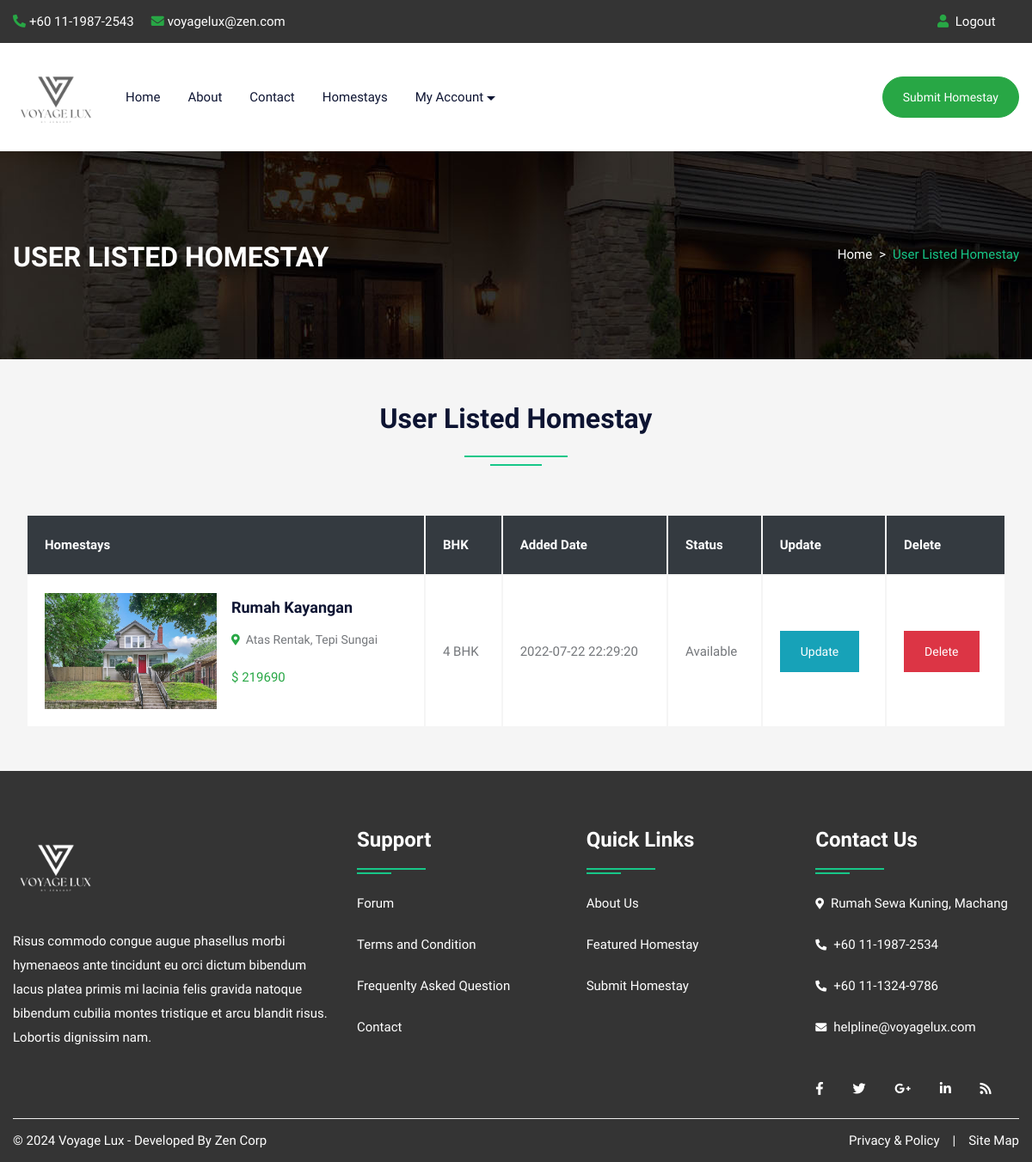
Screenshot of /feature.php (signed in) with the database file from the repository.
### tables this page shows
CREATE TABLE `homestay` (
  `pid` int(50) NOT NULL,
  `title` varchar(200) NOT NULL,
  `pcontent` longtext NOT NULL,
  `type` varchar(100) NOT NULL,
  `bhk` varchar(50) NOT NULL,
  `bedroom` int(50) NOT NULL,
  `bathroom` int(50) NOT NULL,
  `balcony` int(50) NOT NULL,
  `kitchen` int(50) NOT NULL,
  `hall` int(50) NOT NULL,
  `floor` varchar(50) NOT NULL,
  `size` int(50) NOT NULL,
  `price` int(50) NOT NULL,
  `location` varchar(200) NOT NULL,
  `city` varchar(100) NOT NULL,
  `state` varchar(100) NOT NULL,
  `feature` longtext NOT NULL,
  `pimage` varchar(300) NOT NULL,
  `pimage1` varchar(300) NOT NULL,
  `pimage2` varchar(300) NOT NULL,
  `pimage3` varchar(300) NOT NULL,
  `pimage4` varchar(300) NOT NULL,
  `uid` int(50) NOT NULL,
  `status` varchar(50) NOT NULL,
  `mapimage` varchar(300) NOT NULL,
  `topmapimage` varchar(300) NOT NULL,
  `groundmapimage` varchar(300) NOT NULL,
  `totalfloor` varchar(50) NOT NULL,
  `date` datetime NOT NULL DEFAULT current_timestamp(),
  `isFeatured` int(11) DEFAULT NULL
);

### feature.php (the view, shortened to what this page needs)
<?php
include("config.php");
?>
<!DOCTYPE html>
<html lang="en">
<head>
<link rel="stylesheet" type="text/css" href="css/bootstrap.min.css">
<link rel="stylesheet" type="text/css" href="css/bootstrap-slider.css">
<link rel="stylesheet" type="text/css" href="css/jquery-ui.css">
<link rel="stylesheet" type="text/css" href="css/layerslider.css">
<link rel="stylesheet" type="text/css" href="css/color.css">
<link rel="stylesheet" type="text/css" href="css/owl.carousel.min.css">
<link rel="stylesheet" type="text/css" href="css/font-awesome.min.css">
<link rel="stylesheet" type="text/css" href="fonts/flaticon/flaticon.css">
<link rel="stylesheet" type="text/css" href="css/style.css">
<link rel="stylesheet" type="text/css" href="css/login.css">
</head>
<body>
<div id="page-wrapper">
    <div class="row">
		<?php include("include/header.php");?>
        <div class="banner-full-row page-banner" style="background-image:url('images/breadcromb.jpg');">
            <div class="container">
                <div class="row">
                    <div class="col-md-6">
                        <h2 class="page-name float-left text-white text-uppercase mt-1 mb-0"><b>User Listed Homestay</b></h2>
                    </div>
                    <div class="col-md-6">
                        <nav aria-label="breadcrumb" class="float-left float-md-right">
                            <ol class="breadcrumb bg-transparent m-0 p-0">
                                <li class="breadcrumb-item text-white"><a href="#">Home</a></li>
                                <li class="breadcrumb-item active">User Listed Homestay</li>
                            </ol>
                        </nav>
                    </div>
                </div>
            </div>
        </div>
        <div class="full-row bg-gray">
            <div class="container">
                    <div class="row mb-5">
						<div class="col-lg-12">
							<h2 class="text-secondary double-down-line text-center">User Listed Homestay</h2>
                        </div>
					</div>
					<table class="items-list col-lg-12 table-hover" style="border-collapse:inherit;">
                        <thead>
                             <tr  class="bg-dark">
                                <th class="text-white font-weight-bolder">Homestays</th>
                                <th class="text-white font-weight-bolder">BHK</th>
                                <th class="text-white font-weight-bolder">Added Date</th>
								<th class="text-white font-weight-bolder">Status</th>
                                <th class="text-white font-weight-bolder">Update</th>
								<th class="text-white font-weight-bolder">Delete</th>
                             </tr>
                        </thead>
                        <tbody>
							<?php
							$uid=$_SESSION['uid'];
							$query=mysqli_query($con,"SELECT * FROM `homestay` WHERE uid='$uid'");
								while($row=mysqli_fetch_array($query))
								{
							?>
                            <tr>
                                <td>
									<img src="homestay/<?php echo $row['17'];?>" alt="pimage">
                                    <div class="property-info d-table">
                                        <h5 class="text-secondary text-capitalize"><a href="homestaydetail.php?pid=<?php echo $row['0'];?>"><?php echo $row['1'];?></a></h5>
                                        <span class="font-14 text-capitalize"><i class="fas fa-map-marker-alt text-success font-13"></i>&nbsp; <?php echo $row['13'];?></span>
                                        <div class="price mt-3">
											<span class="text-success">$&nbsp;<?php echo $row['12'];?></span>
										</div>
                                    </div>
								</td>
                                <td><?php echo $row['4'];?></td>
                                <td><?php echo $row['28'];?></td>
								<td class="text-capitalize"><?php echo $row['23'];?></td>
                                <td><a class="btn btn-info" href="submitpropertyupdate.php?id=<?php echo $row['0'];?>">Update</a></td>
								<td><a class="btn btn-danger" href="submitpropertydelete.php?id=<?php echo $row['0'];?>">Delete</a></td>
                            </tr>
							<?php } ?>
                        </tbody>
                    </table>
            </div>
        </div>
		<?php include("include/footer.php");?>
    </div>
</div>
</body>
</html>

### css/color.css (style rules this page uses)
:root { --theme-ordinary-color: #74777b; }
:root { --theme-primary-color: #17c788; }
:root { --theme-secondary-color: #0d1432; }
:root { --theme-white-color: #fff; }
:root { --theme-light-color: #f8f8f8; }
:root { --theme-gray-color: #f5f5f5; }
:root { --theme-footer-color: #091b4b; }
:root { --theme-dark-color: #091b4b; }
:root { --text-light-color: #a3a7af; }
:root { --theme-primary-opacity-color: rgba(11, 191, 141, .8); }
:root { --theme-secondary-opacity-color: rgba(13,20,50,0.7); }
:root { --theme-white-opacity-color: rgba(255, 255, 255, 0.3); }
:root { --theme-dark-opacity-color: rgba(0, 0, 0, 0.5); }
:root { --theme-ordinary-font: 'Muli', sans-serif; }
:root { --theme-highlight-font: 'Comfortaa', cursive; }

### rows the page displays
homestay: pimage (picture), title "Rumah Kayangan", location "Atas Rentak, Tepi Sungai", price "219690", bhk "4 BHK", date "2022-07-22 22:29:20", status "Available"
